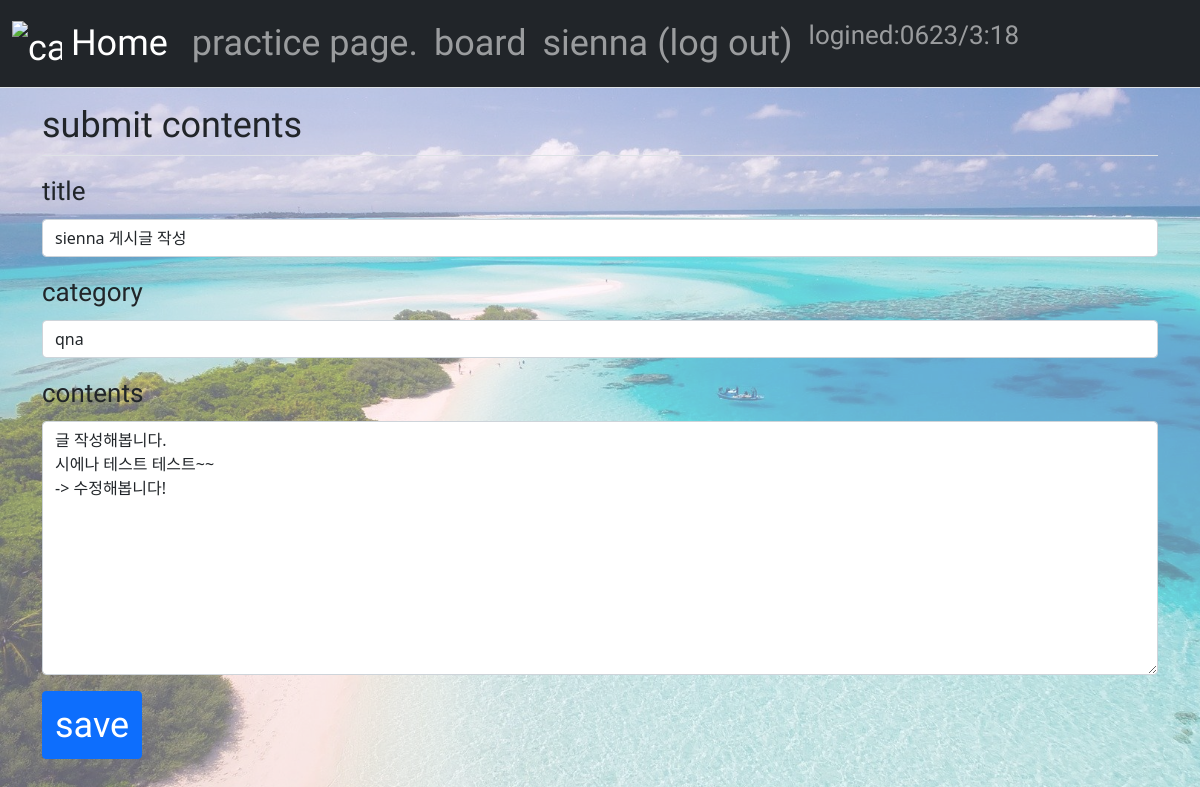
Page /first_site/question/modify/111/ (signed in) on the committed database.
### first_site/models.py (models this page shows, shortened)
class Question(models.Model):
    category = models.CharField(max_length=100, default="etc", null=True, blank=True)
    author = models.ForeignKey(User, on_delete=models.CASCADE)
    subject = models.CharField(max_length=200)
    content = models.TextField()
    create_date = models.DateTimeField()
    modify_date = models.DateTimeField(null=True, blank=True)

### first_site/views.py (the view)
# urls.py: path('question/modify/<int:question_id>/', views.question_modify, name='question_modify'),
@login_required(login_url='common:login')
def question_modify(request, question_id):
    question = get_object_or_404(Question, pk=question_id)
    if request.user != question.author:
        messages.error(request, '수정권한이 없습니다')
        return redirect('first_site:detail', question_id=question.id)
    if request.method == "POST":
        form = QuestionForm(request.POST, instance=question)
        if form.is_valid():
            question = form.save(commit=False)
            question.modify_date = timezone.now()  # 수정일시 저장
            question.save()
            return redirect('first_site:detail', question_id=question.id)
    else:
        form = QuestionForm(instance=question)
    context = {'form': form}
    return render(request, 'first_site/question_form.html', context)

### first_site/forms.py
class QuestionForm(forms.ModelForm):
    class Meta:
        model = Question
        fields = ['subject', 'content', 'category']
        labels = {
            'subject': '제-목',
            'content': '내-용',
            'category': '구-분',
        }

### templates/first_site/question_form.html (shortened to what this page needs)
{% extends 'base.html' %}
{% block content %}
<div class="container">
    <h5 class="my-3 border-bottom pb-2 lyc-font">submit contents</h5>
    <form method="post">
        <div class="mb-3">
            <label for="subject" class="form-label lyc-font-s">title</label>
            <input type="text" class="form-control" name="subject" id="subject" value="{{ form.subject.value|default_if_none:'' }}">
        </div>
        <div class="mb-3">
            <label for="category" class="form-label lyc-font-s">category</label>
            <input type="text" class="form-control" name="category" id="category" value="{{ form.category.value|default_if_none:'' }}">
        </div>
        <div class="mb-3">
            <label for="content" class="form-label lyc-font-s">contents</label>
            <textarea class="form-control" name="content" id="content" rows="10">{{ form.content.value|default_if_none:'' }}</textarea>
        </div>
        <button type="submit" class="btn btn-primary lyc-font">save</button>
    </form>
</div>
{% endblock %}

### templates/navbar.html (shortened to what this page needs)
{% load first_site_filter %}
<head>
</head>
<nav class="navbar navbar-expand-lg navbar-dark bg-dark border-bottom">
    <div class="container-fluid">
        <a class="navbar-brand lyc-font" href="{% url 'first_site:homescreen' %}">
            <img src="/static/home-icon.png" alt="cant loading the image" width="50" height="50" class="d-inline-block align-text-middle">
            Home
        </a>
        <div class="collapse navbar-collapse" id="navbarSupportedContent">
            <ul class="navbar-nav me-auto mb-2 mb-lg-0">
                <li class="nav-item lyc-font">
                    <a class="nav-link" href="{% url 'first_site:intro' %}">practice page.</a>
                </li>
                <li class="nav-item lyc-font">
                    <a class="nav-link" href="{% url 'first_site:board_list' %}">board</a>
                </li>
                <li class="nav-item lyc-font">
                    {% if user.is_authenticated %}
                    <a class="nav-link" href="{% url 'common:logout' %}">{{ user.username }} (log out)</a>
                    {% else %}
                    <a class="nav-link" href="{% url 'common:login' %}">log in</a>
                    {% endif %}
                </li>
                <li class="nav-item">
                    <p class="nav-link lyc-font-s">logined:{{user.last_login|date:"md/G:i "}} </p>
                </li>
            </ul>
        </div>
    </div>
</nav>

### templates/base.html (style rules this page uses)
body::before { content:""; background-image: url("/static/beach.jpg"); background-size: cover; opacity: 0.6; position: absolute; top: 0px; left: 0px; right: 0px; bottom: 0px; z-index: -1; }
.lyc-font { font-family: 'Dongle', sans-serif; font-weight: 400; font-size: 36px; }
.lyc-font-s { font-family: 'Dongle', sans-serif; font-weight: 400; font-size: 26px; }

### templates/navbar.html (style rules this page uses)
ul { padding: 0; }
li { display: inline }

### rows in the picture
Question: subject "sienna 게시글 작성", category "qna", content "글 작성해봅니다. 시에나 테스트 테스트~~ -> 수정해봅니다!"

### other values in the picture
{{ user.username }} "sienna"
{{ user.last_login|date:"md/G:i " }} "0623/3:18"
